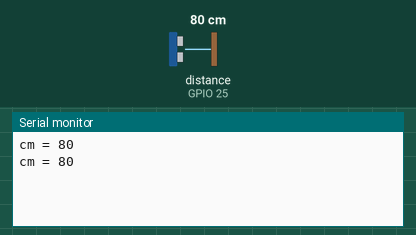
Simulated run of this sketch. Board: ESP32. Parts: the last lines printed to the serial monitor. Inputs (shaded band) come from the test bench; at power-on: distance to the obstacle (sensor on GPIO 25) 80 cm. The echo pulse lasts 58.3 µs per cm.

Above: at 1.8 s.
1.9 s: distance to the obstacle (sensor on GPIO 25) set to 2 cm
At 2.8 s:
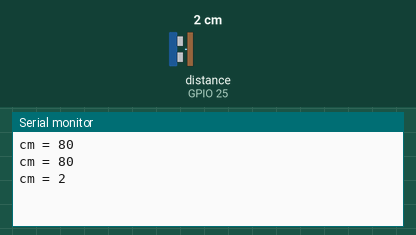
3.4 s: distance to the obstacle (sensor on GPIO 25) set to 4 cm
At 4.8 s:
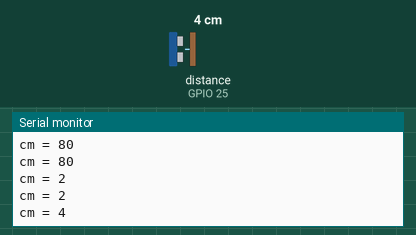
Timing chart, 0 to 6.4 s (numbered marks = the images above; inputs shaded):
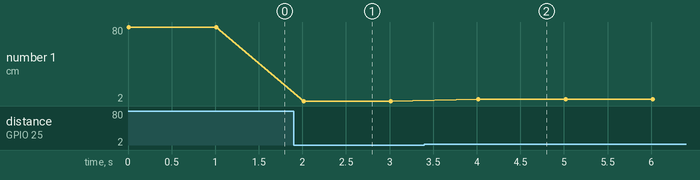

The sketch:

ping_tester.ino
```cpp
//const int pingPin = 7;
int pingLPin = 25; //24
int pingRPin = 22;
//wave duration < 1500;
//oil rig fire = 200-209 no fire = 226-229
//opening > 22
//tooClose = 10

void setup() {
  //set up serial communication
  Serial.begin(9600);
}

void loop() {
  long duration, cm;

  //send out ping
  pinMode(pingLPin, OUTPUT);
  digitalWrite(pingLPin, LOW);
  delayMicroseconds(200);
  digitalWrite(pingLPin, HIGH);
  delayMicroseconds(500);
  digitalWrite(pingLPin, LOW);


  //read in pulse length of ping
  pinMode(pingLPin, INPUT);
  duration = pulseIn(pingLPin, HIGH);

  //convert time into distance
  cm = microsecondsToCm(duration);

  //print to screen
  Serial.print("cm = ");
  Serial.print(cm);
  //Serial.print(duration);
  Serial.println();

  delay(1000);
}

long microsecondsToCm(long microseconds) {
  return microseconds / 29 / 2;
}
```

Measured:
- after the input at 1.9 s, the serial monitor: prints a new line after 0.11 s (image 1)
- after the input at 3.4 s, the serial monitor: prints a new line after 0.62 s (image 2)
- plotted number 1: 80 → 2 after the input at 1.9 s, 2 → 4 after the input at 3.4 s
